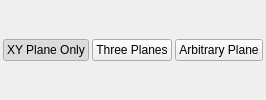
           <widget class="QWidget" name="widget" native="true">
            <layout class="QHBoxLayout" name="horizontalLayout">
             <property name="spacing">
              <number>3</number>
             </property>
             <property name="leftMargin">
              <number>3</number>
             </property>
             <property name="topMargin">
              <number>3</number>
             </property>
             <property name="rightMargin">
              <number>3</number>
             </property>
             <property name="bottomMargin">
              <number>3</number>
             </property>
             <item>
              <widget class="QPushButton" name="pushButton_xy_only">
               <property name="text">
                <string>XY Plane Only</string>
               </property>
               <property name="checkable">
                <bool>true</bool>
               </property>
               <property name="checked">
                <bool>true</bool>
               </property>
              </widget>
             </item>
             <item>
              <widget class="QPushButton" name="pushButton_xy_xz_yz">
               <property name="text">
                <string>Three Planes</string>
               </property>
               <property name="checkable">
                <bool>true</bool>
               </property>
              </widget>
             </item>
             <item>
              <widget class="QPushButton" name="pushButton_arbitrarily">
               <property name="text">
                <string>Arbitrary Plane</string>
               </property>
               <property name="checkable">
                <bool>true</bool>
               </property>
              </widget>
             </item>
            </layout>
           </widget>
